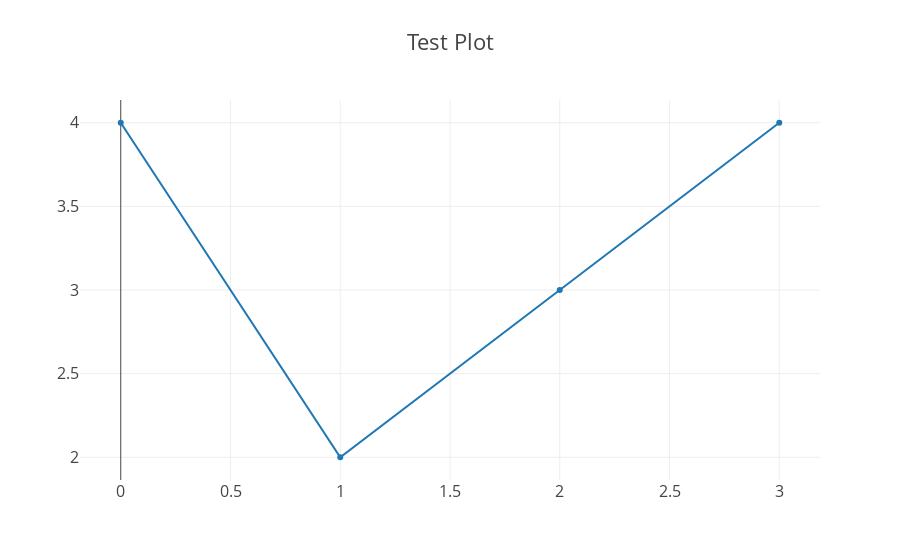

Notebook code for this chart:
### Code cell
offline.iplot({
    'data': [{'y': [4, 2, 3, 4]}],
    'layout': {'title': 'Test Plot',
               'font': dict(size=16)}},
    image='png')

### Figure 1 — Plotly figure (JSON) as saved in the notebook; plotly's stock layout.template omitted (floating-point values rounded to 4 significant figures)
{"data": [{"y": [4, 2, 3, 4]}], "layout": {"font": {"size": 16}, "title": "Test Plot"}}
